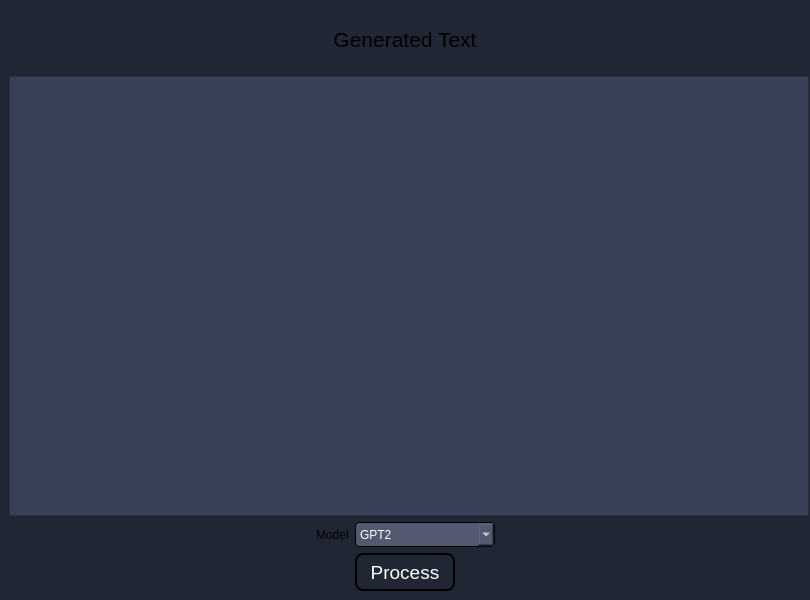
<?xml version="1.0" encoding="UTF-8"?>
<ui version="4.0">
 <class>Application</class>
 <widget class="QMainWindow" name="Application">
  <property name="geometry">
   <rect>
    <x>0</x>
    <y>0</y>
    <width>810</width>
    <height>600</height>
   </rect>
  </property>
  <property name="minimumSize">
   <size>
    <width>810</width>
    <height>600</height>
   </size>
  </property>
  <property name="maximumSize">
   <size>
    <width>810</width>
    <height>600</height>
   </size>
  </property>
  <property name="mouseTracking">
   <bool>true</bool>
  </property>
  <property name="windowTitle">
   <string>MainWindow</string>
  </property>
  <property name="styleSheet">
   <string notr="true">background-color:rgb(32, 38, 52);</string>
  </property>
  <property name="tabShape">
   <enum>QTabWidget::Rounded</enum>
  </property>
  <widget class="QWidget" name="centralwidget">
   <property name="minimumSize">
    <size>
     <width>810</width>
     <height>600</height>
    </size>
   </property>
   <property name="maximumSize">
    <size>
     <width>810</width>
     <height>600</height>
    </size>
   </property>
   <property name="mouseTracking">
    <bool>true</bool>
   </property>
   <property name="styleSheet">
    <string notr="true">background-color:rgb(32, 38, 52);</string>
   </property>
   <layout class="QVBoxLayout" name="verticalLayout_3">
    <item>
     <layout class="QVBoxLayout" name="verticalLayout_2">
      <item>
       <layout class="QVBoxLayout" name="verticalLayout">
        <item>
         <widget class="QLabel" name="label_3">
          <property name="font">
           <font>
            <pointsize>16</pointsize>
           </font>
          </property>
          <property name="text">
           <string>Generated Text</string>
          </property>
          <property name="alignment">
           <set>Qt::AlignCenter</set>
          </property>
         </widget>
        </item>
        <item>
         <widget class="QTextEdit" name="textEdit_GeneratedText">
          <property name="minimumSize">
           <size>
            <width>800</width>
            <height>440</height>
           </size>
          </property>
          <property name="maximumSize">
           <size>
            <width>800</width>
            <height>440</height>
           </size>
          </property>
          <property name="styleSheet">
           <string notr="true">background-color: rgb(56, 64, 85);</string>
          </property>
         </widget>
        </item>
       </layout>
      </item>
      <item>
       <layout class="QHBoxLayout" name="horizontalLayout_3">
        <item>
         <spacer name="horizontalSpacer">
          <property name="orientation">
           <enum>Qt::Horizontal</enum>
          </property>
          <property name="sizeHint" stdset="0">
           <size>
            <width>40</width>
            <height>20</height>
           </size>
          </property>
         </spacer>
        </item>
        <item>
         <widget class="QLabel" name="label_6">
          <property name="text">
           <string>Model</string>
          </property>
         </widget>
        </item>
        <item>
         <widget class="QComboBox" name="comboBox_model">
          <property name="minimumSize">
           <size>
            <width>140</width>
            <height>25</height>
           </size>
          </property>
          <property name="maximumSize">
           <size>
            <width>140</width>
            <height>25</height>
           </size>
          </property>
          <property name="styleSheet">
           <string notr="true">QComboBox {
	border-radius: 4px;
	background-color:rgb(83, 89, 110);
	color:white;
	border: 1px solid black;
}

QComboBox QAbstractItemView { color: white; }

QComboBox:disabled {
	border-radius: 4px;
	background-color:rgb(83, 89, 110);
	color:rgb(200, 200, 200);
	border: 0px solid black;
}</string>
          </property>
          <item>
           <property name="text">
            <string>GPT2</string>
           </property>
          </item>
         </widget>
        </item>
        <item>
         <spacer name="horizontalSpacer_3">
          <property name="orientation">
           <enum>Qt::Horizontal</enum>
          </property>
          <property name="sizeHint" stdset="0">
           <size>
            <width>40</width>
            <height>20</height>
           </size>
          </property>
         </spacer>
        </item>
       </layout>
      </item>
      <item>
       <layout class="QHBoxLayout" name="horizontalLayout_4">
        <item>
         <widget class="QToolButton" name="toolButton_process">
          <property name="minimumSize">
           <size>
            <width>100</width>
            <height>38</height>
           </size>
          </property>
          <property name="maximumSize">
           <size>
            <width>100</width>
            <height>38</height>
           </size>
          </property>
          <property name="font">
           <font>
            <pointsize>14</pointsize>
           </font>
          </property>
          <property name="styleSheet">
           <string notr="true">QToolButton {
	color:white; 
	background:qlineargradient(spread:pad, x1:0, y1:1, x2:0, y2:0, 		stop:0 rgba(32, 38, 52, 255), 
		stop:1 rgba(91, 99, 120, 255));
	border: 2px solid black;
	border-radius: 8px;
}</string>
          </property>
          <property name="text">
           <string>Process</string>
          </property>
         </widget>
        </item>
       </layout>
      </item>
     </layout>
    </item>
   </layout>
  </widget>
 </widget>
 <resources/>
 <connections/>
</ui>
